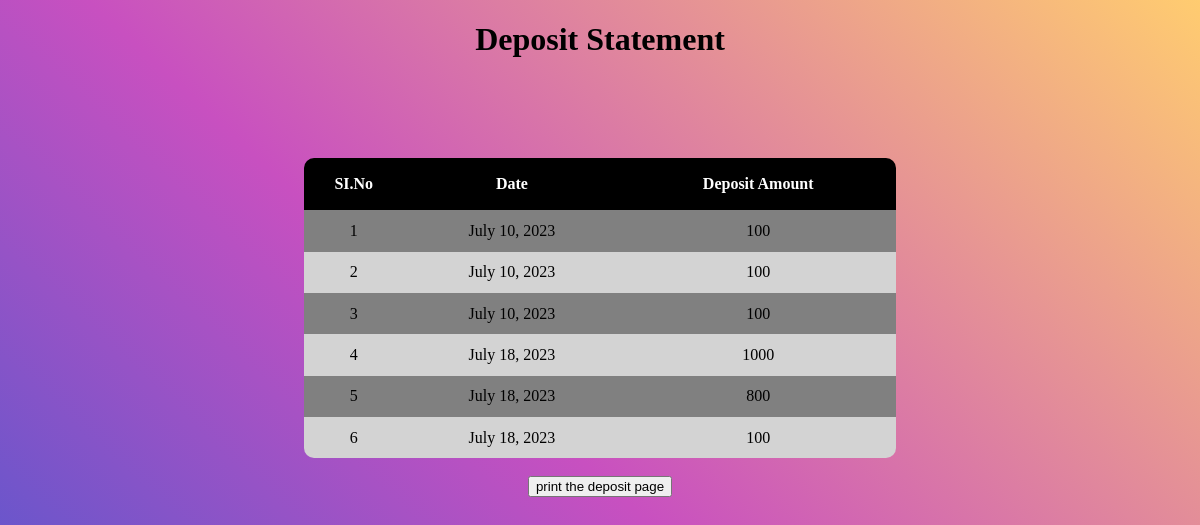
The page /bank_app/deposit/ (signed in) on the database its author committed.
### bank_app/models.py (models this page shows, shortened)
class addamount(models.Model):
    uid=models.IntegerField()
    amount=models.IntegerField()
    date=models.DateField(auto_now_add=True)

### bank_app/views.py (the view)
# urls.py: path('deposit/',deposit),
def deposit(request):
    x = addamount.objects.all()
    id = request.session['id']
    return render(request, 'deposit.html', {'x': x, 'id': id})

### bank_app/templates/deposit.html (shortened to what this page needs)
<!DOCTYPE html>
<html lang="en">
<head>
</head>
<body id="body">
<div id="data">
    <center><h1>Deposit Statement</h1></center>
    <table id="Table1">
        <tr id="head">
            <th>SI.No</th>
            <th>Date</th>
            <th>Deposit Amount</th>
        </tr>
        {% for i in x %}
        {% if i.uid == id %}
        <tr>
            <td>{{i.id}}</td>
            <td>{{i.date}}</td>
            <td>{{i.amount}}</td>
        </tr>
        {% endif %}
        {% endfor %}
    </table><br>
</div>
<center><button onclick="myfunction()">print the deposit page</button></center>
</body>
</html>

### bank_app/templates/deposit.html (style rules this page uses)
body { background-color: #4158D0; background-image: linear-gradient(43deg, #4158D0 0%, #C850C0 46%, #FFCC70 100%); background-repeat:no-repeat; background-size: 100% 800px; }
tr:nth-child(odd) { background-color:lightgrey; }
tr:nth-child(even) { background-color:gray; }
#head { background-color: black; }
th { color: white; height: 50px; }
#Table1 { border-collapse: collapse; width:100%; height:300px; width:50%; margin-top: 100px; margin-left:25%; border-radius:10px; overflow:hidden; }
tr { text-align: center; }

### rows shown on the page
addamount: id "1", date "July 10, 2023", amount "100"
addamount: id "2", date "July 10, 2023", amount "100"
addamount: id "3", date "July 10, 2023", amount "100"
addamount: id "4", date "July 18, 2023", amount "1000"
addamount: id "5", date "July 18, 2023", amount "800"
addamount: id "6", date "July 18, 2023", amount "100"
